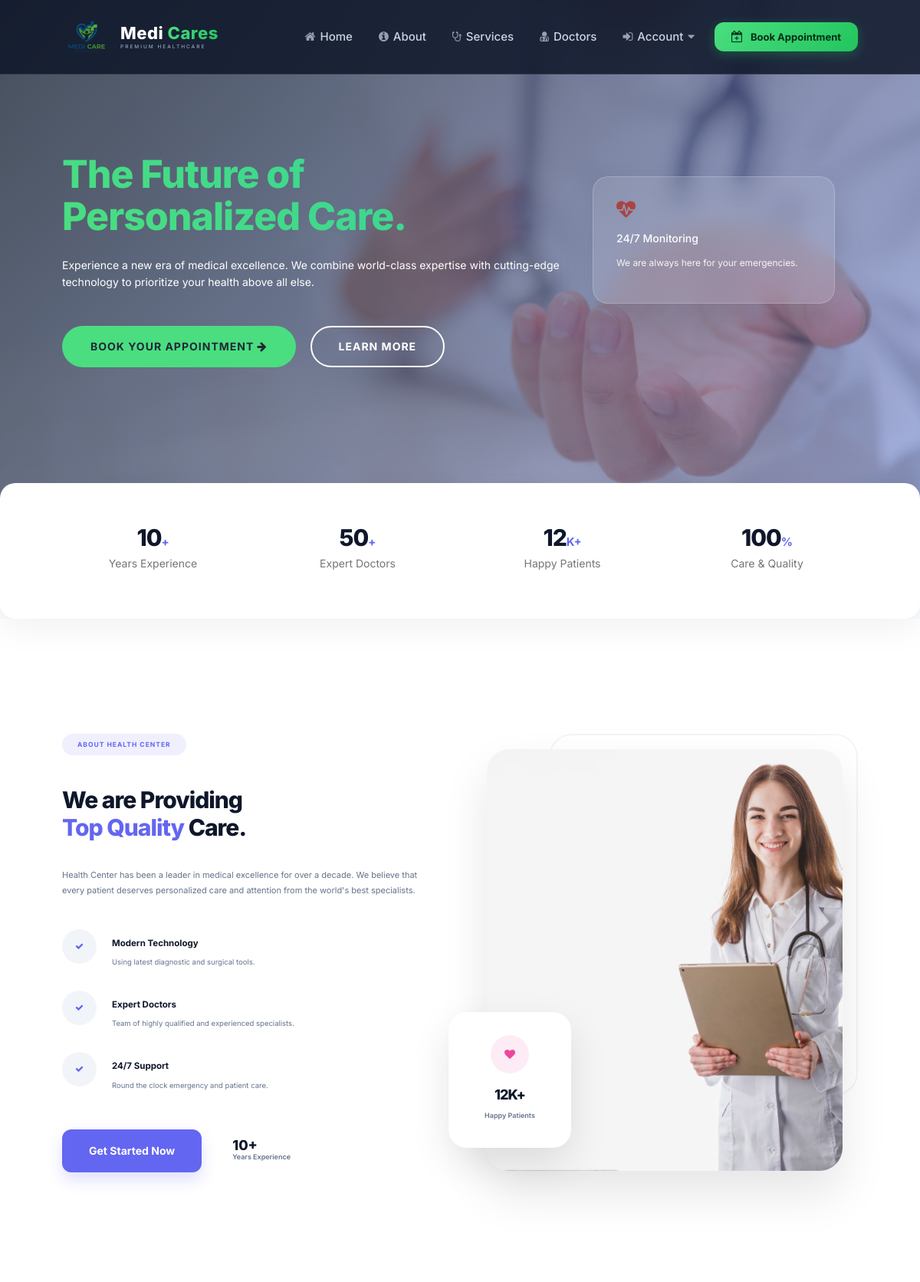
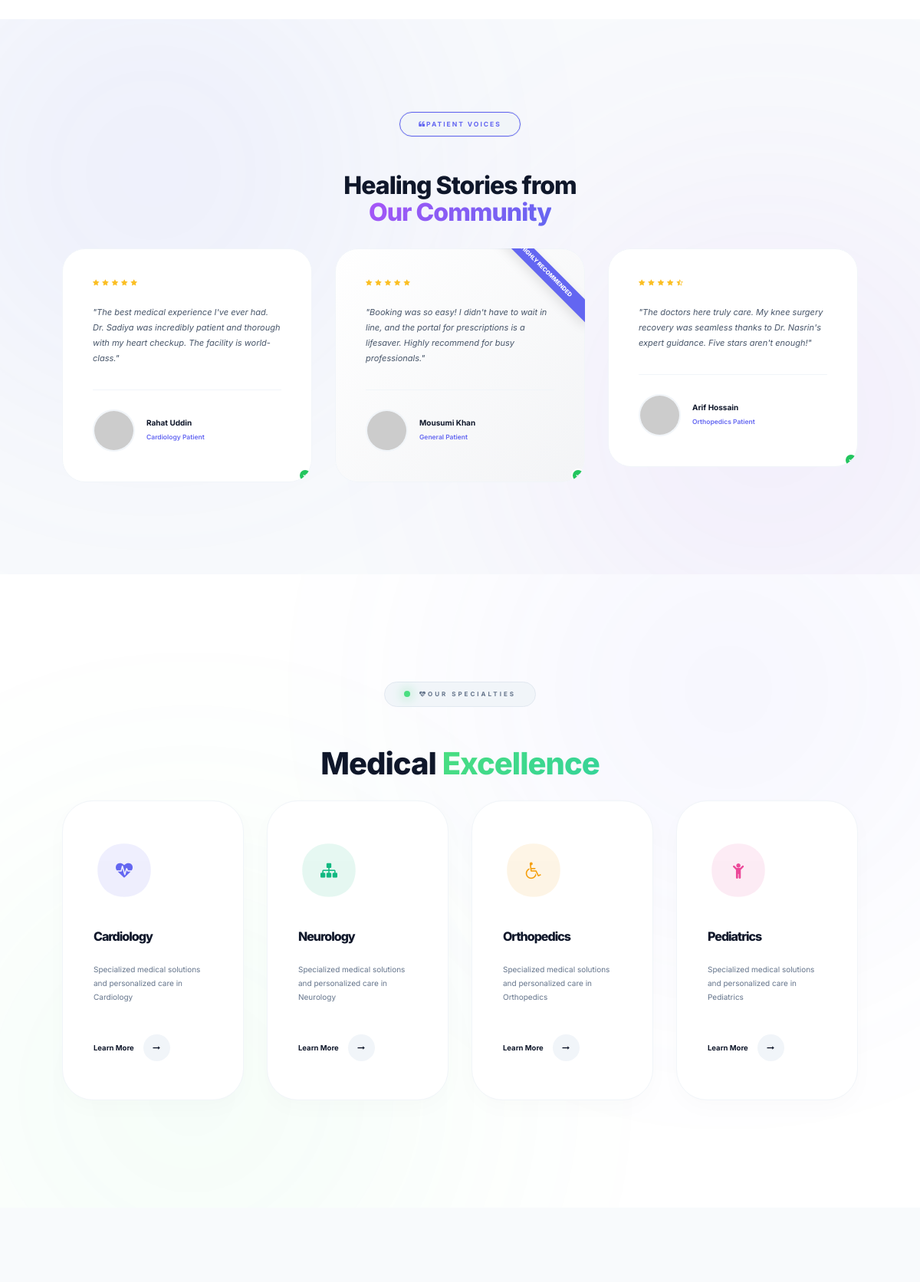
Page /patients/index.php (upper part) on the committed database (2 pictures, top to bottom).
### tables this page shows
CREATE TABLE IF NOT EXISTS departments (
    id INT AUTO_INCREMENT PRIMARY KEY,
    name VARCHAR(100) NOT NULL,
    description TEXT,
    created_at TIMESTAMP DEFAULT CURRENT_TIMESTAMP
);

### patients/index.php (the view, shortened to what this page needs)
<?php
include 'includes/header.php';
include 'includes/navbar.php';
$depts = $pdo->query("SELECT * FROM departments LIMIT 4")->fetchAll();
?>
<section id="top" class="modern-hero">
    <div class="hero-overlay"></div>
    <div class="container">
        <div class="row hero-content">
            <div class="col-md-8 col-sm-12">
                <h1 class="hero-title wow fadeInUp" data-wow-delay="0.2s">The Future of <br>Personalized Care.</h1>
                <p class="hero-text wow fadeInUp" data-wow-delay="0.4s">Experience a new era of medical excellence. We
                    combine world-class expertise with cutting-edge technology to prioritize your health above all else.
                </p>
                <div class="hero-btns wow fadeInUp" data-wow-delay="0.6s">
                    <a href="book-appointment.php" class="premium-btn btn-primary smoothScroll">Book Your Appointment <i
                            class="fa fa-arrow-right ms-2"></i></a>
                    <a href="#about" class="premium-btn btn-outline smoothScroll">Learn More</a>
                </div>
            </div>
            <div class="col-md-4 hidden-sm hidden-xs">
                <div class="floating-box wow zoomIn" data-wow-delay="0.8s">
                    <i class="fa fa-heartbeat text-danger floating-icon"></i>
                    <h5>24/7 Monitoring</h5>
                    <p class="small">We are always here for your emergencies.</p>
                </div>
            </div>
        </div>
    </div>
</section>
<section class="stats-section">
    <div class="container">
        <div class="row">
            <div class="col-md-3 col-sm-6 text-center stat-item">
                <h2 class="counter">10</h2><span class="plus">+</span>
                <p>Years Experience</p>
            </div>
            <div class="col-md-3 col-sm-6 text-center stat-item">
                <h2 class="counter">50</h2><span class="plus">+</span>
                <p>Expert Doctors</p>
            </div>
            <div class="col-md-3 col-sm-6 text-center stat-item">
                <h2 class="counter">12</h2><span class="plus">K+</span>
                <p>Happy Patients</p>
            </div>
            <div class="col-md-3 col-sm-6 text-center stat-item">
                <h2 class="counter">100</h2><span class="plus">%</span>
                <p>Care & Quality</p>
            </div>
        </div>
    </div>
</section>
<section id="about" class="about-v6-minimal">
    <div class="container v6-narrow-container">
        <div class="row align-items-center">
            <div class="col-lg-6 v6-content-col wow fadeInLeft" data-wow-delay="0.2s">
                <div class="v6-content-wrap">
                    <span class="v6-badge">About Health Center</span>
                    <h2 class="v6-title">We are Providing <br><span>Top Quality</span> Care.</h2>
                    <p class="v6-description">
                        Health Center has been a leader in medical excellence for over a decade.
                        We believe that every patient deserves personalized care and attention
                        from the world's best specialists.
                    </p>
                    <div class="v6-features-list">
                        <div class="v6-feature-item">
                            <div class="v6-feature-icon">
                                <i class="fa fa-check"></i>
                            </div>
                            <div class="v6-feature-text">
                                <h5>Modern Technology</h5>
                                <p>Using latest diagnostic and surgical tools.</p>
                            </div>
                        </div>
                        <div class="v6-feature-item">
                            <div class="v6-feature-icon">
                                <i class="fa fa-check"></i>
                            </div>
                            <div class="v6-feature-text">
                                <h5>Expert Doctors</h5>
                                <p>Team of highly qualified and experienced specialists.</p>
                            </div>
                        </div>
                        <div class="v6-feature-item">
                            <div class="v6-feature-icon">
                                <i class="fa fa-check"></i>
                            </div>
                            <div class="v6-feature-text">
                                <h5>24/7 Support</h5>
                                <p>Round the clock emergency and patient care.</p>
                            </div>
                        </div>
                    </div>
                    <div class="v6-action">
                        <a href="register.php" class="btn-v6-primary">Get Started Now</a>
                        <div class="v6-experience-short">
                            <strong>10+</strong>
                            <span>Years Experience</span>
                        </div>
                    </div>
                </div>
            </div>
            <div class="col-lg-6 v6-visual-col wow fadeInRight" data-wow-delay="0.4s">
                <div class="v6-image-wrapper">
                    <img src="images/about-bg.jpg" class="v6-main-img" alt="Medical Center">
                    <div class="v6-experience-box">
                        <div class="v6-exp-icon"><i class="fa fa-heart"></i></div>
                        <h4>12K+</h4>
                        <p>Happy Patients</p>
                    </div>
                </div>
            </div>
        </div>
    </div>
</section>
<section id="testimonials" class="testi-v2-premium">
    <div class="testi-v2-bg">
        <div class="testi-glow glow-1"></div>
    </div>
    <div class="container">
        <div class="text-center mb-5 v2-header-box wow fadeIn">
            <div class="testi-v2-badge">
                <span class="pulse-ring"></span>
                <i class="fa fa-quote-left me-2"></i> Patient Voices
            </div>
            <h2 class="testi-v2-title">Healing Stories from <br><span class="text-gradient-purple">Our Community</span></h2>
        </div>
        <div class="row g-4">
            <div class="col-lg-4 col-md-6 wow fadeInUp" data-wow-delay="0.2s">
                <div class="testi-v2-card">
                    <div class="v2-card-glass"></div>
                    <div class="v2-card-content">
                        <div class="v2-rating">
                            <i class="fa fa-star"></i><i class="fa fa-star"></i><i class="fa fa-star"></i><i class="fa fa-star"></i><i class="fa fa-star"></i>
                        </div>
                        <p class="v2-quote-text">
                            "The best medical experience I've ever had. Dr. Sadiya was incredibly patient and thorough with my heart checkup. The facility is world-class."
                        </p>
                        <div class="v2-author-info">
                            <div class="v2-avatar-wrap">
                                <img src="https://ui-avatars.com/api/?name=Rahat+Uddin&background=6366f1&color=fff&bold=true" alt="Rahat Uddin">
                                <div class="v2-check"><i class="fa fa-check"></i></div>
                            </div>
                            <div class="v2-meta">
                                <h6>Rahat Uddin</h6>
                                <span>Cardiology Patient</span>
                            </div>
                        </div>
                    </div>
                </div>
            </div>
            <div class="col-lg-4 col-md-6 wow fadeInUp" data-wow-delay="0.4s">
                <div class="testi-v2-card featured-v2">
                    <div class="v2-card-glass"></div>
                    <div class="v2-card-content">
                        <div class="v2-rating">
                            <i class="fa fa-star"></i><i class="fa fa-star"></i><i class="fa fa-star"></i><i class="fa fa-star"></i><i class="fa fa-star"></i>
                        </div>
                        <p class="v2-quote-text">
                            "Booking was so easy! I didn't have to wait in line, and the portal for prescriptions is a lifesaver. Highly recommend for busy professionals."
                        </p>
                        <div class="v2-author-info">
                            <div class="v2-avatar-wrap">
                                <img src="https://ui-avatars.com/api/?name=Mousumi+Khan&background=10b981&color=fff&bold=true" alt="Mousumi Khan">
                                <div class="v2-check"><i class="fa fa-check"></i></div>
                            </div>
                            <div class="v2-meta">
                                <h6>Mousumi Khan</h6>
                                <span>General Patient</span>
                            </div>
                        </div>
                    </div>
                    <div class="v2-featured-tag">Highly Recommended</div>
                </div>
            </div>
            <div class="col-lg-4 col-md-6 wow fadeInUp" data-wow-delay="0.6s">
                <div class="testi-v2-card">
                    <div class="v2-card-glass"></div>
                    <div class="v2-card-content">
                        <div class="v2-rating">
                            <i class="fa fa-star"></i><i class="fa fa-star"></i><i class="fa fa-star"></i><i class="fa fa-star"></i><i class="fa fa-star-half-o"></i>
                        </div>
                        <p class="v2-quote-text">
                            "The doctors here truly care. My knee surgery recovery was seamless thanks to Dr. Nasrin's expert guidance. Five stars aren't enough!"
                        </p>
                        <div class="v2-author-info">
                            <div class="v2-avatar-wrap">
                                <img src="https://ui-avatars.com/api/?name=Arif+Hossain&background=f59e0b&color=fff&bold=true" alt="Arif Hossain">
                                <div class="v2-check"><i class="fa fa-check"></i></div>
                            </div>
                            <div class="v2-meta">
                                <h6>Arif Hossain</h6>
                                <span>Orthopedics Patient</span>
                            </div>
                        </div>
                    </div>
                </div>
            </div>
        </div>
    </div>
</section>
<section id="services" class="svc-v4-hyper">
    <div class="v4-aura aura-1"></div>
    <div class="container">
        <div class="text-center mb-5 v4-header wow fadeIn">
            <div class="v4-badge">
                <span class="v4-badge-dot"></span>
                <i class="fa fa-heartbeat me-2"></i> Our Specialties
            </div>
            <h2 class="v4-title">Medical <span class="v4-title-alt">Excellence</span></h2>
        </div>
        <div class="row g-5">
            <?php
            $v4_schemes = [
                ['color' => '#6366f1', 'bg' => 'linear-gradient(135deg, #6366f1, #818cf8)', 'shadow' => 'rgba(99, 102, 241, 0.2)'],
                ['color' => '#10b981', 'bg' => 'linear-gradient(135deg, #10b981, #34d399)', 'shadow' => 'rgba(16, 185, 129, 0.2)'],
                ['color' => '#f59e0b', 'bg' => 'linear-gradient(135deg, #f59e0b, #fbbf24)', 'shadow' => 'rgba(245, 158, 11, 0.2)'],
                ['color' => '#ec4899', 'bg' => 'linear-gradient(135deg, #ec4899, #f472b6)', 'shadow' => 'rgba(236, 72, 153, 0.2)'],
            ];
            $svc_icons = [
                'Cardiology' => 'fa-heartbeat',
                'Neurology' => 'fa-sitemap',
                'Orthopedics' => 'fa-wheelchair',
                'Pediatrics' => 'fa-child',
                'Dermatology' => 'fa-leaf',
                'ENT' => 'fa-assistive-listening-systems',
            ];
            foreach ($depts as $i => $dept):
                $sc = $v4_schemes[$i % count($v4_schemes)];
                $icon = $svc_icons[$dept['name']] ?? 'fa-medkit';
                ?>
                <div class="col-lg-3 col-md-6 wow fadeInUp" data-wow-delay="<?php echo 0.15 * ($i + 1); ?>s">
                    <div class="v4-card" style="--accent: <?php echo $sc['color']; ?>; --accent-bg: <?php echo $sc['bg']; ?>; --accent-shadow: <?php echo $sc['shadow']; ?>;">
                        <div class="v4-card-inner">
                            <div class="v4-icon-wrap">
                                <div class="v4-icon-shape">
                                </div>
                                <i class="fa <?php echo $icon; ?>"></i>
                            </div>
                            <h4 class="v4-card-title"><?php echo htmlspecialchars($dept['name']); ?></h4>
                            <p class="v4-card-text">
                                <?php echo htmlspecialchars($dept['description'] ?: 'Specialized medical solutions and personalized care in ' . $dept['name']); ?>
                            </p>
                            <div class="v4-card-action">
                                <a href="book-appointment.php" class="v4-btn-link">
                                    Learn More <span class="v4-btn-arrow"><i class="fa fa-long-arrow-right"></i></span>
                                </a>
                            </div>
                        </div>
                        <div class="v4-card-number"><?php echo str_pad($i + 1, 2, '0', STR_PAD_LEFT); ?></div>
                    </div>
                </div>
            <?php endforeach; ?>
        </div>
    </div>
</section>
<section id="team" class="section-padding bg-light">
</section>
<?php include 'includes/footer.php'; ?>

### rows in the picture
departments: name "Cardiology", description+name "Specialized medical solutions and personalized care in Cardiology"
departments: name "Neurology", description+name "Specialized medical solutions and personalized care in Neurology"
departments: name "Orthopedics", description+name "Specialized medical solutions and personalized care in Orthopedics"
departments: name "Pediatrics", description+name "Specialized medical solutions and personalized care in Pediatrics"
